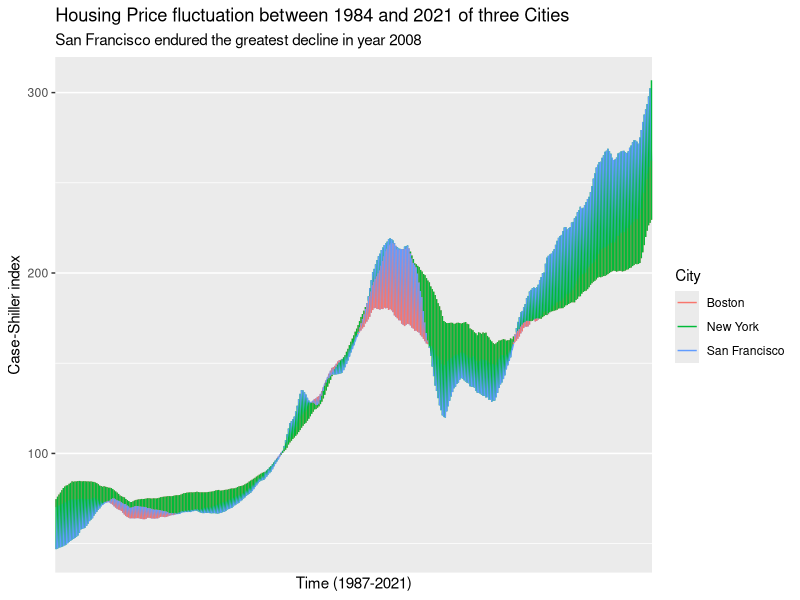

The R script that drew this image:
## ---- chunk 1
knitr::opts_chunk$set(echo = FALSE)
library(tidyverse)
## ---- chunk 2


raw_data_BO <- read.csv("BOXRSA.csv")
raw_data_NY <- read.csv("NYXRSA.csv")
raw_data_SF <- read.csv("SFXRSA.csv")

data_BO <- raw_data_BO %>%
mutate(City="Boston") %>%
mutate(Data= BOXRSA)

data_NY <- raw_data_NY %>%
  mutate(City="New York")%>%
  mutate(Data= NYXRSA)

data_SF <- raw_data_SF %>%
  mutate(City ="San Francisco")%>%
mutate(Data= SFXRSA)
clean_data <- bind_rows(data_BO,data_NY,data_SF)



clean_data %>%
mutate(Date_new=str_sub(DATE, 1,7)) %>%
select(Date_new,Data,City)%>%
  group_by(City) %>%
ggplot(mapping=aes(x = Date_new,y=Data,color=City,group=1))+
  geom_line()+
  #geom_smooth(se = FALSE,method='loess',formula=y~x)+
  scale_x_discrete(breaks=12)+
  labs(title="Housing Price fluctuation between 1984 and 2021 of three Cities", subtitle = "San Francisco endured the greatest decline in year 2008",x="Time (1987-2021)",y="Case-Shiller index")

